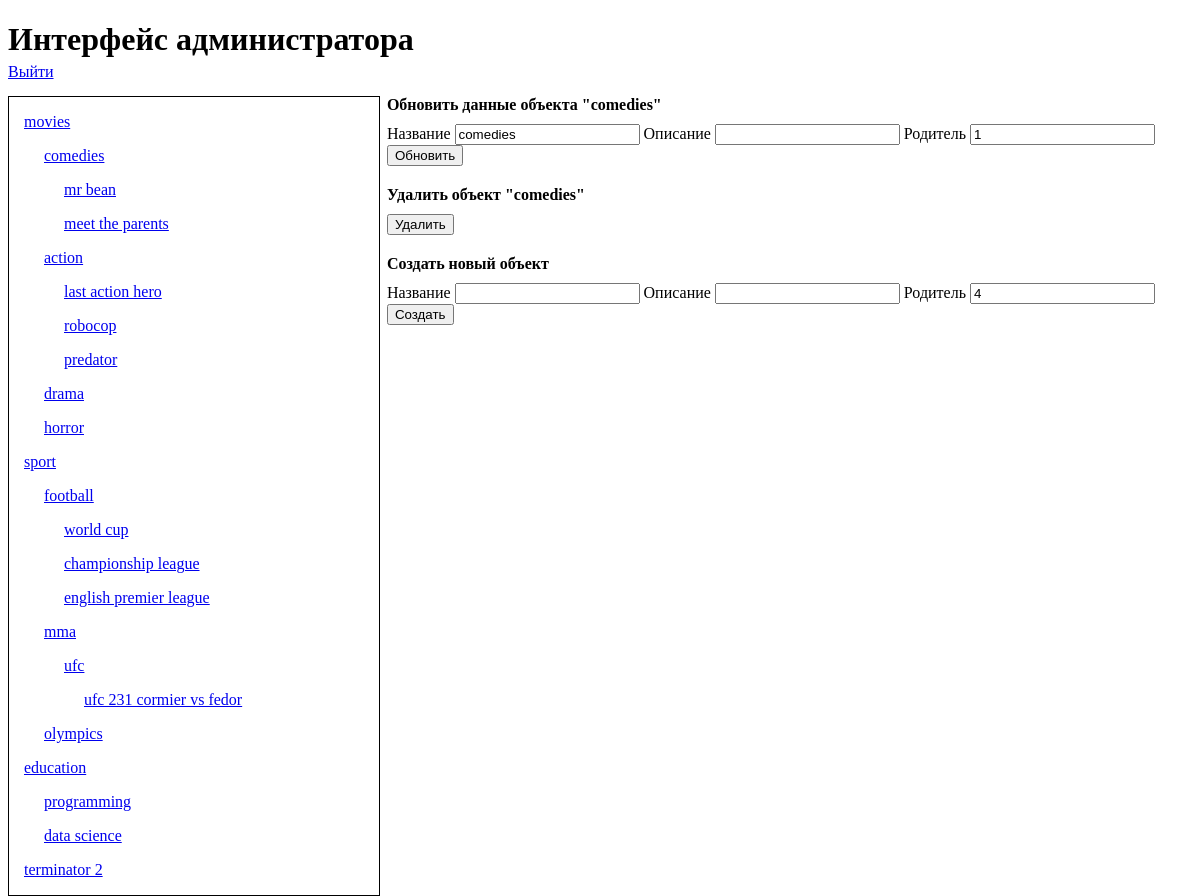
Page /admin.php?id=4 (signed in) on the committed database.
### tables this page shows
CREATE TABLE `objects` (
  `id` int(11) NOT NULL,
  `parent_id` int(11) DEFAULT NULL,
  `name` varchar(255) NOT NULL,
  `description` varchar(255) NOT NULL
);

### helpers/functions.php (the view, shortened to what this page needs)
<?php
function getDescendants($row, $pdo) {
	$output = "<div><p><a href='admin.php?id={$row['id']}'>{$row['name']}</a></p>";
	if ($pdo->query("SELECT count(id) FROM objects WHERE parent_id = {$row['id']}")->fetchColumn() != 0) {
		$stmt = $pdo->query("SELECT * FROM objects WHERE parent_id = {$row['id']}");
		$output .= "<div class='descendants' >";
		while ($r = $stmt->fetch()) {
			$output .= getDescendants($r, $pdo);
		}
		$output .= "</div>";
	}
	$output .= '</div>';
	return $output;
}

### admin.php (shortened to what this page needs)
<!DOCTYPE html>
<html>
<head>
	<link rel="stylesheet" type="text/css" href="style/style.css">
</head>
<body>
<h1>Интерфейс администратора </h1>
<div class="logout">
	<a href="actions/logout.php">Выйти</a>
</div>
<?php
require('helpers/db.php');
require('helpers/functions.php');
$output = '<div class="tree">';
$stmt = $pdo->query('SELECT id, name FROM objects WHERE parent_id IS NULL');
while ($row = $stmt->fetch())
{
    $output .= getDescendants($row, $pdo);
}
echo $output."</div>";
?>
<div class="content">
<?php
if(isset($_GET['id'])) {
	$id = $_GET['id'];
	$stmt = $pdo->prepare('SELECT * FROM objects WHERE id = ?');
	$stmt->execute(array($id));
	$object = $stmt->fetch();
	require ('forms/update.form.php');
	require ('forms/delete.form.php');
}
else {
	$id = '';
}
require ('forms/create.form.php');
?>
</div>
</body>
</html>

### forms/update.form.php (shortened to what this page needs)
<div class="update-form">
	<div>Обновить данные объекта "<?=$object['name']?>"</div>
	<form action="/actions/update.php" method="post">
		<label>Название</label>
		<input type="text" name="name" value="<?=$object['name']?>">
		<label>Описание</label>
		<input type="text" name="description" value="<?=$object['description']?>">
		<label>Родитель</label>
		<input type="text" name="parent_id" value="<?=$object['parent_id']?>">
		<input type="submit" name="submit" value="Обновить">
	</form>
</div>

### forms/delete.form.php (shortened to what this page needs)
<div class="delete-form">
	<div>Удалить объект "<?=$object['name']?>"</div>
	<form action="/actions/delete.php" method="get">
		<button onclick="return confirm('Вы уверены, что хотите удалить объект?')">Удалить</button>
	</form>
</div>

### style/style.css (style rules this page uses)
.descendants { margin-left:20px; }
.tree { width: 30%; border: 1px solid black; float: left; max-height: 1000px; overflow-y: scroll; padding-left: 15px; }
.content { float:right; width: 68%; }
.update-form, .delete-form, .create-form { margin-bottom: 20px; }
.update-form div:first-child, .delete-form div:first-child, .create-form div:first-child { font-weight:bold; margin-bottom:10px; }
.logout { margin-bottom: 15px; }
h1 { margin-bottom: 5px; }

### rows in the picture
objects: name "movies"
objects: name "comedies", parent_id "1"
objects: name "mr bean"
objects: name "meet the parents"
objects: name "action"
objects: name "last action hero"
objects: name "robocop"
objects: name "predator"
objects: name "drama"
objects: name "horror"
objects: name "sport"
objects: name "football"
objects: name "world cup"
objects: name "championship league"
objects: name "english premier league"
objects: name "mma"
objects: name "ufc"
objects: name "ufc 231 cormier vs fedor"
objects: name "olympics"
objects: name "education"
objects: name "programming"
objects: name "data science"
objects: name "terminator 2"
